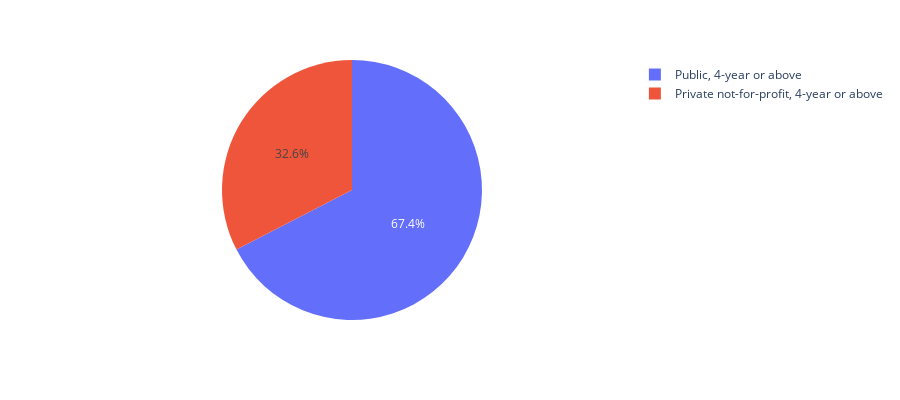

The notebook cell this image was saved under:
### Markdown cell above
### 3-Do students prefer public or private universities?

### Code cell
fig = px.pie(df, names='Sector of institution', values='Enrolled total', height=400)
fig.show()

### Figure 1 — Plotly figure (JSON) as saved in the notebook; plotly's stock layout.template omitted (floating-point values rounded to 4 significant figures; data arrays with more than 128 entries replaced by an {"elided": "..."} marker saying what was removed)
{"data": [{"domain": {"x": [0, 1], "y": [0, 1]}, "hovertemplate": "Sector of institution=%{label}<br>Enrolled total=%{value}<extra></extra>", "labels": {"elided": "1377 str values"}, "legendgroup": "", "name": "", "showlegend": true, "type": "pie", "values": {"elided": "1377 float values"}}], "layout": {"height": 400, "legend": {"tracegroupgap": 0}, "margin": {"t": 60}}}
